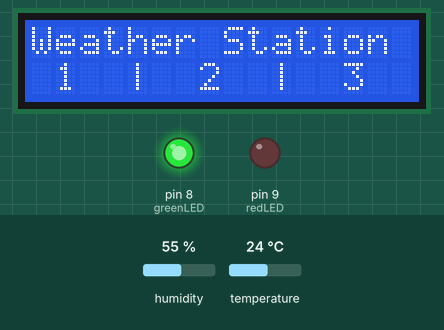
Recording of a sketch running on a simulated Arduino Uno, built with avr-gcc and run on an emulated ATmega328P. On the bench: 16×2 character LCD, output pins drawn as LEDs (lit = HIGH). Inputs (shaded band) come from the test bench; at power-on: temperature 24 °C, humidity 55 %. What the sketch prints to the serial monitor is not drawn.

Above: at 1.2 s.
1.3 s: temperature set to 34.6 °C
4.0 s: temperature set to 35.4 °C
At 4.3 s:
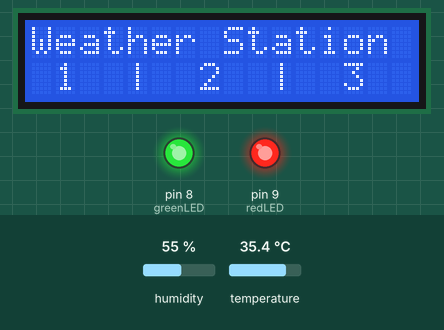
Timing chart, 0 to 7.0 s (numbered marks = the images above; inputs shaded):
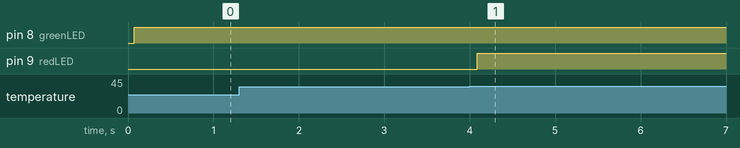

Measured:
- the behaviour switches between 35 and 35.1 °C on temperature (found by bisection; images 0 and 1)
- after the input at 1.3 s, every drawn part: stays the same
- after the input at 4.0 s, pin 9 (redLED): LOW → HIGH after 0.09 s

The sketch:

WeatherStation.ino
```cpp
#include <DHT.h>;
#include <LiquidCrystal.h>

//Constants
#define DHTPIN 7     // what pin we're connected to
#define DHTTYPE DHT22   // DHT 22  (AM2302)

#define redLED 9
#define greenLED 8

DHT dht(DHTPIN, DHTTYPE); //// Initialize DHT sensor for normal 16mhz Arduino
// initialize the library by associating any needed LCD interface pin
// with the arduino pin number it is connected to
const int rs = 12, en = 11, d4 = 5, d5 = 4, d6 = 3, d7 = 2;
LiquidCrystal lcd(rs, en, d4, d5, d6, d7);

//Variables
float hum;  //Stores humidity value
float temp; //Stores temperature value

void setup()
{
    Serial.begin(9600);
	dht.begin();
  pinMode(redLED, OUTPUT);
  pinMode(greenLED, OUTPUT);

    // set up the LCD's number of columns and rows:
  lcd.begin(16, 2);
  // Print a message to the LCD.
  lcd.print("Weather Station");
}

void loop()
{
  //Read data and store it to variables hum and temp
  hum = dht.readHumidity();
  temp= dht.readTemperature();
  //Print temp and humidity values to serial monitor
  Serial.print("Humidity: ");
  Serial.print(hum);
  Serial.print(" %, Temp: ");
  Serial.print(temp);
  Serial.println(" Celsius");
  if (temp > 35) {
    digitalWrite(redLED, HIGH);
    //tone(buzzer, 1000); // Beep sound
    //lcd.print("High Temp Alert!");
  } else {
    digitalWrite(greenLED, HIGH);
    //noTone(buzzer);
  }
    // set the cursor to column 0, line 1
  // (note: line 1 is the second row, since counting begins with 0):
  lcd.setCursor(0, 1);
  // print the number of seconds since reset:
  lcd.print(" 1  |  2  |  3  ");
    delay(2000); //Delay 2 sec.
}
```
